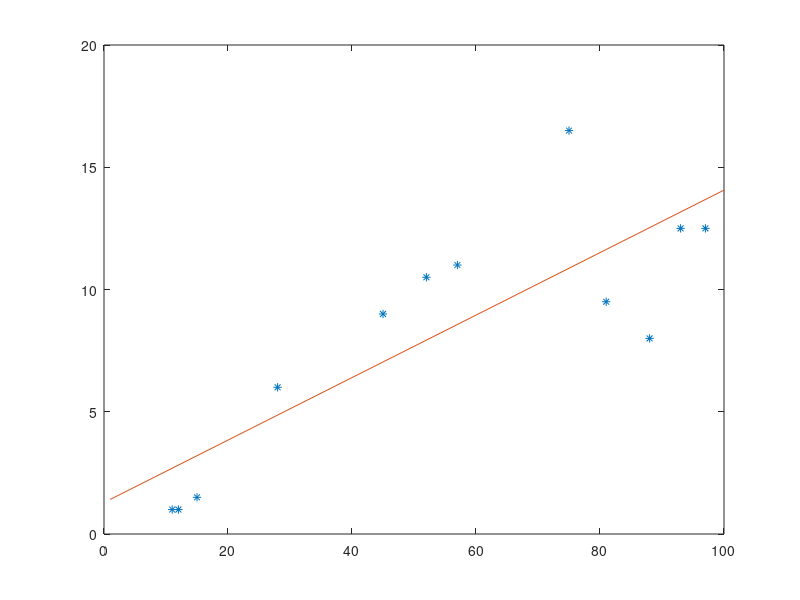

This figure's MATLAB source:
x = [11  12  15  28  45  52  57  75  81  88  93  97];
y = [1.0  1.0  1.5  6.0  9.0  10.5  11.0  16.5  9.5  8.0  12.5  12.5];

plot(x, y, '*')
hold on

p1 = (length(x)*sum(x.*y)-sum(x)*sum(y))/(length(x)*sum(x.^2)-(sum(x))^2);
p2 = 1/length(x)*(sum(y)-p1*sum(x));

disp(p1)
disp(p2)
xp = [1 100];
yp = p1*xp+p2;

plot(xp, yp);

rms = (1/length(x)*sum((p2+p1*x-y).^2))^0.5;

disp(rms)
